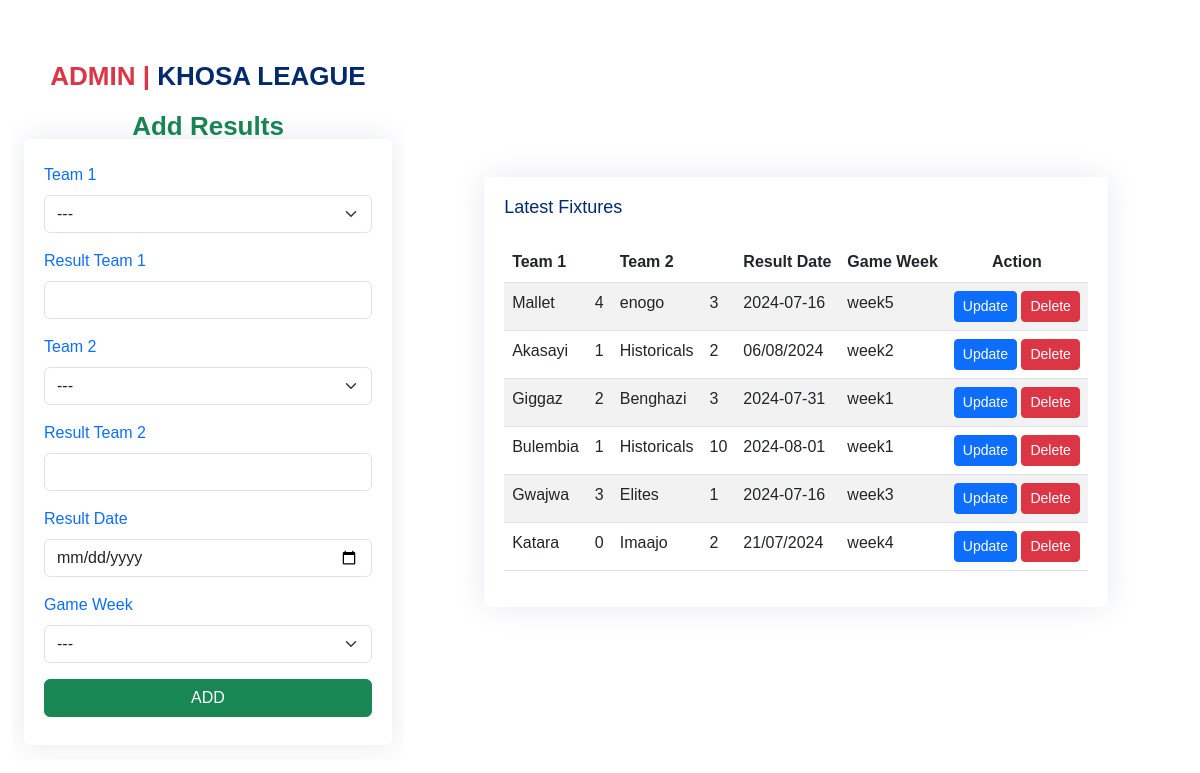
The app's page /admin/add_results.php, older data.
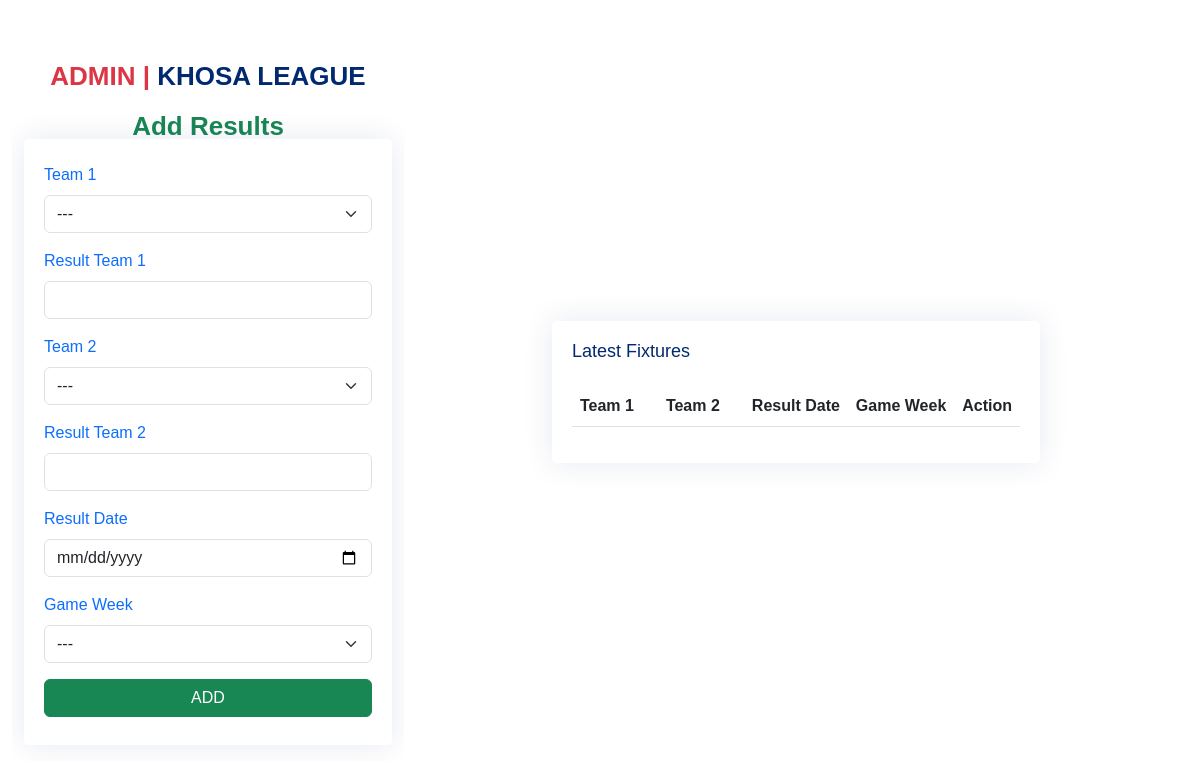
The same page, newer data.
### tables this page shows
CREATE TABLE `results` (
  `id` int(50) NOT NULL,
  `team1` varchar(100) NOT NULL,
  `result_team_1` int(50) NOT NULL,
  `team2` varchar(50) NOT NULL,
  `result_team_2` int(50) NOT NULL,
  `result_date` varchar(50) NOT NULL,
  `game_week` varchar(50) NOT NULL
);

### admin/add_results.php (the view, shortened to what the changed rows need)
<?php
include('config.php');
$results = "SELECT * FROM results";
$results_run = mysqli_query($conn, $results);
?>
<!DOCTYPE html>
<html lang="en">
<head>
    <link href="https://cdn.jsdelivr.net/npm/bootstrap@5.3.0-alpha1/dist/css/bootstrap.min.css" rel="stylesheet">
    <link href="../assets/css/style.css" rel="stylesheet">
</head>
<body>
    <main>
        <div class="hero mx-4">
            <section class="section register min-vh-100 d-flex flex-column align-items-center justify-content-center py-4">
                    <div class="row justify-content-center" >
                        <div class="col-lg-8 d-flex flex-column align-items-center justify-content-center">
                            <div class="card mb-3">
                                <div class="card-body">
                                    <h2 class="card-title">Latest Fixtures</h2>
                                    <table class="table table-data table-striped">
                                        <thead>
                                            <th>Team 1</th>
                                            <th></th>
                                            <th>Team 2</th>
                                            <th></th>
                                            <th>Result Date</th>
                                            <th>Game Week</th>
                                            <th class="text-center">Action</th>
                                        </thead>
                                        <tbody>
                                            <?php while ($result = mysqli_fetch_assoc($results_run)) { ?>
                                                <tr>
                                                    <td><?= $result['team1']; ?></td>
                                                    <td><?= $result['result_team_1']; ?></td>
                                                    <td><?= $result['team2']; ?></td>
                                                    <td><?= $result['result_team_2']; ?></td>
                                                    <td><?= $result['result_date']; ?></td>
                                                    <td><?= $result['game_week']; ?></td>
                                                    <td>
                                                        <a class="btn btn-sm btn-primary" href="add_results.php?update_id=<?= $result['id']; ?>">Update</a>
                                                        <a onclick="return confirm('Are you sure, you want to delete the rcord?')" class="btn btn-sm btn-danger" href="add_results.php?del_id=<?= $result['id']; ?>">Delete</a>
                                                    </td>
                                                </tr>
                                            <?php } ?>
                                        </tbody>
                                    </table>
                                </div>
                            </div>
                        </div>
                    </div>
            </section>
        </div>
    </main>
</body>
</html>

Row changes from the older to the newer data that the page shows:
removed results: team1 "Mallet", result_team_1 "4", team2 "enogo", result_team_2 "3", result_date "2024-07-16", game_week "week5"
removed results: team1 "Akasayi", result_team_1 "1", team2 "Historicals", result_team_2 "2", result_date "06/08/2024", game_week "week2"
removed results: team1 "Giggaz", result_team_1 "2", team2 "Benghazi", result_team_2 "3", result_date "2024-07-31", game_week "week1"
removed results: team1 "Bulembia", result_team_1 "1", team2 "Historicals", result_team_2 "10", result_date "2024-08-01", game_week "week1"
removed results: team1 "Gwajwa", result_team_1 "3", team2 "Elites", result_team_2 "1", result_date "2024-07-16", game_week "week3"
removed results: team1 "Katara", result_team_1 "0", team2 "Imaajo", result_team_2 "2", result_date "21/07/2024", game_week "week4"
